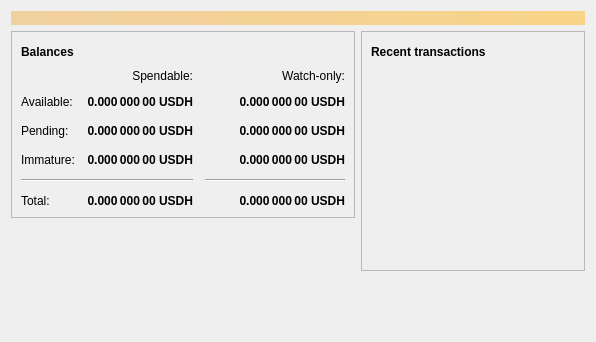
<?xml version="1.0" encoding="UTF-8"?>
<ui version="4.0">
 <class>OverviewPage</class>
 <widget class="QWidget" name="OverviewPage">
  <property name="geometry">
   <rect>
    <x>0</x>
    <y>0</y>
    <width>596</width>
    <height>342</height>
   </rect>
  </property>
  <property name="windowTitle">
   <string>Form</string>
  </property>
  <layout class="QVBoxLayout" name="topLayout">
   <item>
    <widget class="QLabel" name="labelAlerts">
     <property name="visible">
      <bool>false</bool>
     </property>
     <property name="styleSheet">
      <string notr="true">QLabel { background-color: qlineargradient(x1: 0, y1: 0, x2: 1, y2: 0, stop:0 #F0D0A0, stop:1 #F8D488); color:#000000; }</string>
     </property>
     <property name="wordWrap">
      <bool>true</bool>
     </property>
     <property name="margin">
      <number>3</number>
     </property>
     <property name="textInteractionFlags">
      <set>Qt::TextSelectableByMouse</set>
     </property>
    </widget>
   </item>
   <item>
    <layout class="QHBoxLayout" name="horizontalLayout" stretch="1,1">
     <item>
      <layout class="QVBoxLayout" name="verticalLayout_2">
       <item>
        <widget class="QFrame" name="frame">
         <property name="frameShape">
          <enum>QFrame::StyledPanel</enum>
         </property>
         <property name="frameShadow">
          <enum>QFrame::Raised</enum>
         </property>
         <layout class="QVBoxLayout" name="verticalLayout_4">
          <item>
           <layout class="QHBoxLayout" name="horizontalLayout_4">
            <item>
             <widget class="QLabel" name="label_5">
              <property name="font">
               <font>
                <weight>75</weight>
                <bold>true</bold>
               </font>
              </property>
              <property name="text">
               <string>Balances</string>
              </property>
             </widget>
            </item>
            <item>
             <widget class="QPushButton" name="labelWalletStatus">
              <property name="enabled">
               <bool>true</bool>
              </property>
              <property name="maximumSize">
               <size>
                <width>30</width>
                <height>16777215</height>
               </size>
              </property>
              <property name="toolTip">
               <string>The displayed information may be out of date. Your wallet automatically synchronizes with the Starwels network after a connection is established, but this process has not completed yet.</string>
              </property>
              <property name="text">
               <string/>
              </property>
              <property name="icon">
               <iconset resource="../starwels.qrc">
                <normaloff>:/icons/warning</normaloff>
                <disabledoff>:/icons/warning</disabledoff>:/icons/warning</iconset>
              </property>
              <property name="iconSize">
               <size>
                <width>24</width>
                <height>24</height>
               </size>
              </property>
              <property name="flat">
               <bool>true</bool>
              </property>
             </widget>
            </item>
            <item>
             <spacer name="horizontalSpacer_3">
              <property name="orientation">
               <enum>Qt::Horizontal</enum>
              </property>
              <property name="sizeHint" stdset="0">
               <size>
                <width>40</width>
                <height>20</height>
               </size>
              </property>
             </spacer>
            </item>
           </layout>
          </item>
          <item>
           <layout class="QGridLayout" name="gridLayout">
            <property name="spacing">
             <number>12</number>
            </property>
            <item row="2" column="2">
             <widget class="QLabel" name="labelWatchPending">
              <property name="font">
               <font>
                <weight>75</weight>
                <bold>true</bold>
               </font>
              </property>
              <property name="cursor">
               <cursorShape>IBeamCursor</cursorShape>
              </property>
              <property name="toolTip">
               <string>Unconfirmed transactions to watch-only addresses</string>
              </property>
              <property name="text">
               <string notr="true">0.000 000 00 USDH</string>
              </property>
              <property name="alignment">
               <set>Qt::AlignRight|Qt::AlignTrailing|Qt::AlignVCenter</set>
              </property>
              <property name="textInteractionFlags">
               <set>Qt::LinksAccessibleByMouse|Qt::TextSelectableByKeyboard|Qt::TextSelectableByMouse</set>
              </property>
             </widget>
            </item>
            <item row="2" column="1">
             <widget class="QLabel" name="labelUnconfirmed">
              <property name="font">
               <font>
                <weight>75</weight>
                <bold>true</bold>
               </font>
              </property>
              <property name="cursor">
               <cursorShape>IBeamCursor</cursorShape>
              </property>
              <property name="toolTip">
               <string>Total of transactions that have yet to be confirmed, and do not yet count toward the spendable balance</string>
              </property>
              <property name="text">
               <string notr="true">0.000 000 00 USDH</string>
              </property>
              <property name="alignment">
               <set>Qt::AlignRight|Qt::AlignTrailing|Qt::AlignVCenter</set>
              </property>
              <property name="textInteractionFlags">
               <set>Qt::LinksAccessibleByMouse|Qt::TextSelectableByKeyboard|Qt::TextSelectableByMouse</set>
              </property>
             </widget>
            </item>
            <item row="3" column="2">
             <widget class="QLabel" name="labelWatchImmature">
              <property name="font">
               <font>
                <weight>75</weight>
                <bold>true</bold>
               </font>
              </property>
              <property name="cursor">
               <cursorShape>IBeamCursor</cursorShape>
              </property>
              <property name="toolTip">
               <string>Mined balance in watch-only addresses that has not yet matured</string>
              </property>
              <property name="text">
               <string notr="true">0.000 000 00 USDH</string>
              </property>
              <property name="alignment">
               <set>Qt::AlignRight|Qt::AlignTrailing|Qt::AlignVCenter</set>
              </property>
              <property name="textInteractionFlags">
               <set>Qt::LinksAccessibleByMouse|Qt::TextSelectableByKeyboard|Qt::TextSelectableByMouse</set>
              </property>
             </widget>
            </item>
            <item row="4" column="0" colspan="2">
             <widget class="Line" name="line">
              <property name="orientation">
               <enum>Qt::Horizontal</enum>
              </property>
             </widget>
            </item>
            <item row="4" column="2">
             <widget class="Line" name="lineWatchBalance">
              <property name="sizePolicy">
               <sizepolicy hsizetype="Preferred" vsizetype="Fixed">
                <horstretch>0</horstretch>
                <verstretch>0</verstretch>
               </sizepolicy>
              </property>
              <property name="minimumSize">
               <size>
                <width>140</width>
                <height>0</height>
               </size>
              </property>
              <property name="orientation">
               <enum>Qt::Horizontal</enum>
              </property>
             </widget>
            </item>
            <item row="5" column="0">
             <widget class="QLabel" name="labelTotalText">
              <property name="text">
               <string>Total:</string>
              </property>
             </widget>
            </item>
            <item row="3" column="1">
             <widget class="QLabel" name="labelImmature">
              <property name="font">
               <font>
                <weight>75</weight>
                <bold>true</bold>
               </font>
              </property>
              <property name="cursor">
               <cursorShape>IBeamCursor</cursorShape>
              </property>
              <property name="toolTip">
               <string>Mined balance that has not yet matured</string>
              </property>
              <property name="text">
               <string notr="true">0.000 000 00 USDH</string>
              </property>
              <property name="alignment">
               <set>Qt::AlignRight|Qt::AlignTrailing|Qt::AlignVCenter</set>
              </property>
              <property name="textInteractionFlags">
               <set>Qt::LinksAccessibleByMouse|Qt::TextSelectableByKeyboard|Qt::TextSelectableByMouse</set>
              </property>
             </widget>
            </item>
            <item row="2" column="3">
             <spacer name="horizontalSpacer_2">
              <property name="orientation">
               <enum>Qt::Horizontal</enum>
              </property>
              <property name="sizeHint" stdset="0">
               <size>
                <width>40</width>
                <height>20</height>
               </size>
              </property>
             </spacer>
            </item>
            <item row="3" column="0">
             <widget class="QLabel" name="labelImmatureText">
              <property name="text">
               <string>Immature:</string>
              </property>
             </widget>
            </item>
            <item row="5" column="1">
             <widget class="QLabel" name="labelTotal">
              <property name="font">
               <font>
                <weight>75</weight>
                <bold>true</bold>
               </font>
              </property>
              <property name="cursor">
               <cursorShape>IBeamCursor</cursorShape>
              </property>
              <property name="toolTip">
               <string>Your current total balance</string>
              </property>
              <property name="text">
               <string notr="true">0.000 000 00 USDH</string>
              </property>
              <property name="alignment">
               <set>Qt::AlignRight|Qt::AlignTrailing|Qt::AlignVCenter</set>
              </property>
              <property name="textInteractionFlags">
               <set>Qt::LinksAccessibleByMouse|Qt::TextSelectableByKeyboard|Qt::TextSelectableByMouse</set>
              </property>
             </widget>
            </item>
            <item row="5" column="2">
             <widget class="QLabel" name="labelWatchTotal">
              <property name="font">
               <font>
                <weight>75</weight>
                <bold>true</bold>
               </font>
              </property>
              <property name="cursor">
               <cursorShape>IBeamCursor</cursorShape>
              </property>
              <property name="toolTip">
               <string>Current total balance in watch-only addresses</string>
              </property>
              <property name="text">
               <string notr="true">0.000 000 00 USDH</string>
              </property>
              <property name="alignment">
               <set>Qt::AlignRight|Qt::AlignTrailing|Qt::AlignVCenter</set>
              </property>
              <property name="textInteractionFlags">
               <set>Qt::LinksAccessibleByMouse|Qt::TextSelectableByKeyboard|Qt::TextSelectableByMouse</set>
              </property>
             </widget>
            </item>
            <item row="0" column="2">
             <widget class="QLabel" name="labelWatchonly">
              <property name="text">
               <string>Watch-only:</string>
              </property>
              <property name="alignment">
               <set>Qt::AlignRight|Qt::AlignTrailing|Qt::AlignVCenter</set>
              </property>
             </widget>
            </item>
            <item row="1" column="0">
             <widget class="QLabel" name="labelBalanceText">
              <property name="text">
               <string>Available:</string>
              </property>
             </widget>
            </item>
            <item row="1" column="1">
             <widget class="QLabel" name="labelBalance">
              <property name="font">
               <font>
                <weight>75</weight>
                <bold>true</bold>
               </font>
              </property>
              <property name="cursor">
               <cursorShape>IBeamCursor</cursorShape>
              </property>
              <property name="toolTip">
               <string>Your current spendable balance</string>
              </property>
              <property name="text">
               <string notr="true">0.000 000 00 USDH</string>
              </property>
              <property name="alignment">
               <set>Qt::AlignRight|Qt::AlignTrailing|Qt::AlignVCenter</set>
              </property>
              <property name="textInteractionFlags">
               <set>Qt::LinksAccessibleByMouse|Qt::TextSelectableByKeyboard|Qt::TextSelectableByMouse</set>
              </property>
             </widget>
            </item>
            <item row="1" column="2">
             <widget class="QLabel" name="labelWatchAvailable">
              <property name="font">
               <font>
                <weight>75</weight>
                <bold>true</bold>
               </font>
              </property>
              <property name="cursor">
               <cursorShape>IBeamCursor</cursorShape>
              </property>
              <property name="toolTip">
               <string>Your current balance in watch-only addresses</string>
              </property>
              <property name="text">
               <string notr="true">0.000 000 00 USDH</string>
              </property>
              <property name="alignment">
               <set>Qt::AlignRight|Qt::AlignTrailing|Qt::AlignVCenter</set>
              </property>
              <property name="textInteractionFlags">
               <set>Qt::LinksAccessibleByMouse|Qt::TextSelectableByKeyboard|Qt::TextSelectableByMouse</set>
              </property>
             </widget>
            </item>
            <item row="2" column="0">
             <widget class="QLabel" name="labelPendingText">
              <property name="text">
               <string>Pending:</string>
              </property>
             </widget>
            </item>
            <item row="0" column="1">
             <widget class="QLabel" name="labelSpendable">
              <property name="text">
               <string>Spendable:</string>
              </property>
              <property name="alignment">
               <set>Qt::AlignRight|Qt::AlignTrailing|Qt::AlignVCenter</set>
              </property>
             </widget>
            </item>
           </layout>
          </item>
         </layout>
        </widget>
       </item>
       <item>
        <spacer name="verticalSpacer">
         <property name="orientation">
          <enum>Qt::Vertical</enum>
         </property>
         <property name="sizeHint" stdset="0">
          <size>
           <width>20</width>
           <height>40</height>
          </size>
         </property>
        </spacer>
       </item>
      </layout>
     </item>
     <item>
      <layout class="QVBoxLayout" name="verticalLayout_3">
       <item>
        <widget class="QFrame" name="frame_2">
         <property name="frameShape">
          <enum>QFrame::StyledPanel</enum>
         </property>
         <property name="frameShadow">
          <enum>QFrame::Raised</enum>
         </property>
         <layout class="QVBoxLayout" name="verticalLayout">
          <item>
           <layout class="QHBoxLayout" name="horizontalLayout_2">
            <item>
             <widget class="QLabel" name="label_4">
              <property name="font">
               <font>
                <weight>75</weight>
                <bold>true</bold>
               </font>
              </property>
              <property name="text">
               <string>Recent transactions</string>
              </property>
             </widget>
            </item>
            <item>
             <widget class="QPushButton" name="labelTransactionsStatus">
              <property name="enabled">
               <bool>true</bool>
              </property>
              <property name="maximumSize">
               <size>
                <width>30</width>
                <height>16777215</height>
               </size>
              </property>
              <property name="toolTip">
               <string>The displayed information may be out of date. Your wallet automatically synchronizes with the Starwels network after a connection is established, but this process has not completed yet.</string>
              </property>
              <property name="text">
               <string/>
              </property>
              <property name="icon">
               <iconset resource="../starwels.qrc">
                <normaloff>:/icons/warning</normaloff>
                <disabledoff>:/icons/warning</disabledoff>:/icons/warning</iconset>
              </property>
              <property name="iconSize">
               <size>
                <width>24</width>
                <height>24</height>
               </size>
              </property>
              <property name="flat">
               <bool>true</bool>
              </property>
             </widget>
            </item>
            <item>
             <spacer name="horizontalSpacer">
              <property name="orientation">
               <enum>Qt::Horizontal</enum>
              </property>
              <property name="sizeHint" stdset="0">
               <size>
                <width>40</width>
                <height>20</height>
               </size>
              </property>
             </spacer>
            </item>
           </layout>
          </item>
          <item>
           <widget class="QListView" name="listTransactions">
            <property name="styleSheet">
             <string notr="true">QListView { background: transparent; }</string>
            </property>
            <property name="frameShape">
             <enum>QFrame::NoFrame</enum>
            </property>
            <property name="verticalScrollBarPolicy">
             <enum>Qt::ScrollBarAlwaysOff</enum>
            </property>
            <property name="horizontalScrollBarPolicy">
             <enum>Qt::ScrollBarAlwaysOff</enum>
            </property>
            <property name="selectionMode">
             <enum>QAbstractItemView::NoSelection</enum>
            </property>
           </widget>
          </item>
         </layout>
        </widget>
       </item>
       <item>
        <spacer name="verticalSpacer_2">
         <property name="orientation">
          <enum>Qt::Vertical</enum>
         </property>
         <property name="sizeHint" stdset="0">
          <size>
           <width>20</width>
           <height>40</height>
          </size>
         </property>
        </spacer>
       </item>
      </layout>
     </item>
    </layout>
   </item>
  </layout>
 </widget>
 <resources/>
 <connections/>
</ui>
